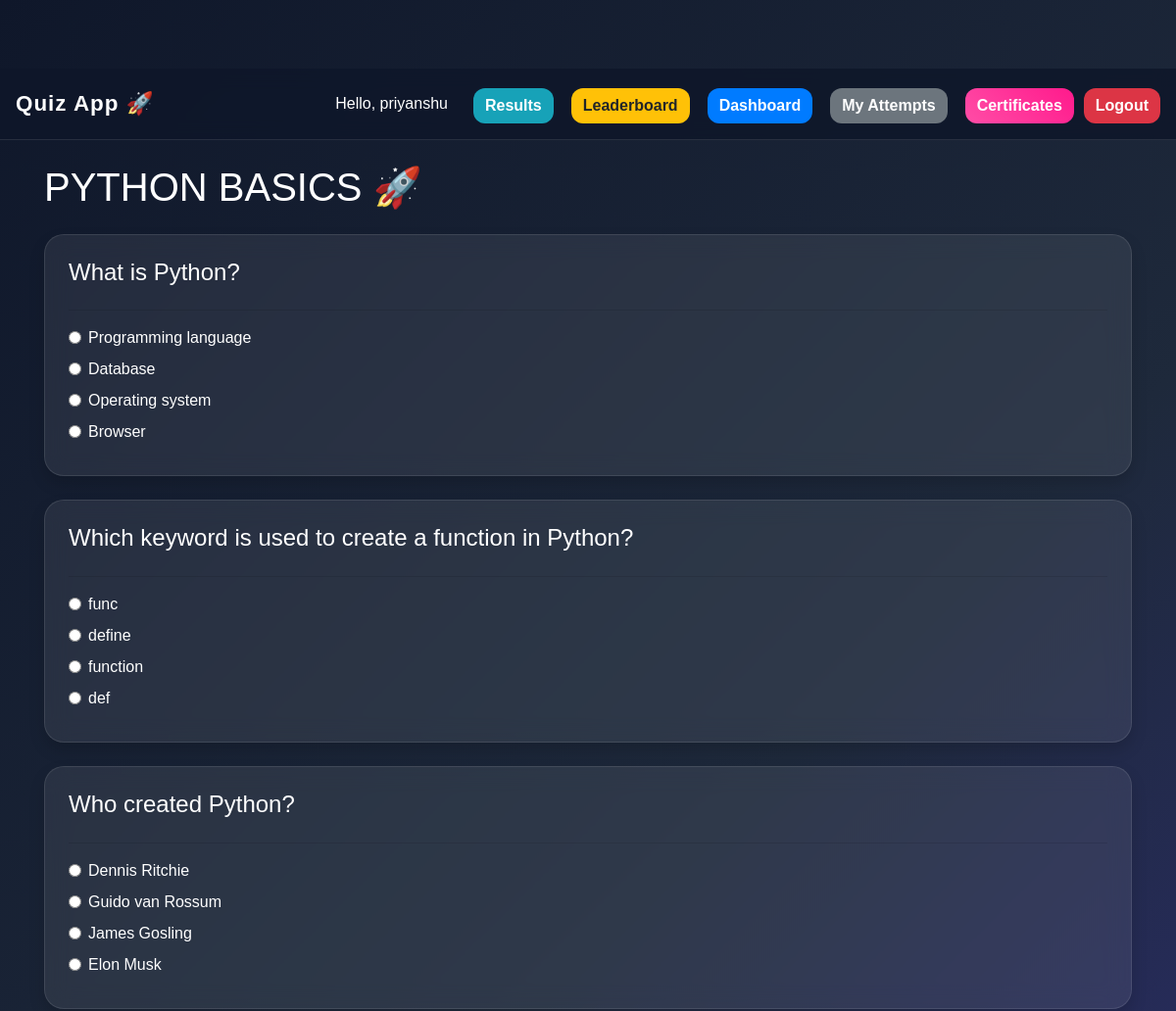
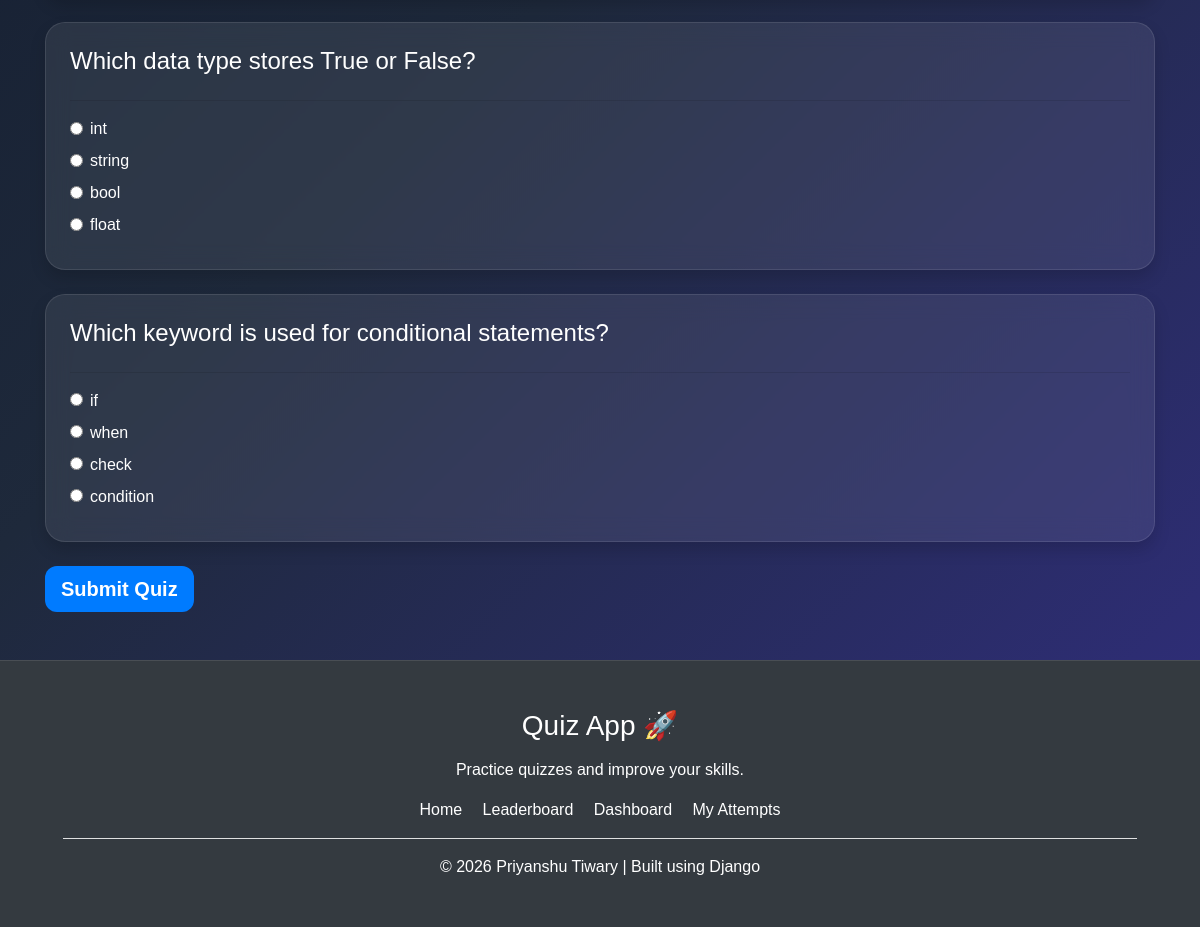
The page /quiz/3/ (signed in) on the database its author committed (2 pictures, top to bottom).
### core/models.py (models this page shows, shortened)
class Quiz(models.Model):
    title = models.CharField(max_length=200)
    category = models.ForeignKey(
        Category,
        on_delete=models.CASCADE
    )
    created_at = models.DateTimeField(
        auto_now_add=True
    )

class Question(models.Model):
    quiz = models.ForeignKey(
        Quiz,
        on_delete=models.CASCADE
    )
    text = models.TextField()

class Option(models.Model):
    question = models.ForeignKey(
        Question,
        on_delete=models.CASCADE,
        related_name='options'
    )
    text = models.CharField(max_length=255)
    is_correct = models.BooleanField(
        default=False
    )

### core/views.py (the view, shortened to what this page needs)
@login_required
def quiz_page(request, quiz_id):
    quiz = Quiz.objects.get(
        id=quiz_id
    )
    questions = Question.objects.filter(
        quiz=quiz
    )
    score = 0
    context = {
        'quiz': quiz,
        'questions': questions
    }
    return render(
        request,
        'core/quiz_page.html',
        context
    )

### templates/core/quiz_page.html (shortened to what this page needs)
{% extends 'core/base.html' %}
{% block content %}
<h1 class="mb-4">
    {{ quiz.title }} 🚀
</h1>
<form method="POST">
    {% for question in questions %}
    <div class="card p-4 mb-4 shadow">
        <h4>
            {{ question.text }}
        </h4>
        <hr>
        {% for option in question.options.all %}
    <div class="form-check mb-2">
      <input
        class="form-check-input"
        type="radio"
        name="question_{{ question.id }}"
        value="{{ option.id }}"
      >
            <label class="form-check-label">
                {{ option.text }}
            </label>
        </div>
        {% endfor %}
    </div>
    {% endfor %}
    <button class="btn btn-primary btn-lg">
        Submit Quiz
    </button>
</form>
{% endblock %}

### templates/core/base.html (shortened to what this page needs)
{% load static %}
<!DOCTYPE html>
<html lang="en">
<head>
    <link
        rel="stylesheet"
        href="https://stackpath.bootstrapcdn.com/bootstrap/4.5.2/css/bootstrap.min.css"
    >
    <link
        rel="stylesheet"
        href="{% static 'css/style.css' %}"
    >
</head>
<body>
<nav class="navbar navbar-dark bg-dark px-3">
    <a
        class="navbar-brand text-white"
        href="{% url 'home' %}"
    >
        Quiz App 🚀
    </a>
<div class="navbar-buttons">
        {% if user.is_authenticated %}
            <span class="text-white mr-3">
                Hello, {{ user.username }}
            </span>
            <a
                href="{% url 'result_history' %}"
                class="btn btn-info mr-2"
            >
                Results
            </a>
            <a
                href="{% url 'leaderboard' %}"
                class="btn btn-warning mr-2"
            >
                Leaderboard
            </a>
            <a
                href="{% url 'dashboard' %}"
                class="btn btn-primary mr-2"
            >
                Dashboard
            </a>
            <a
                href="{% url 'my_attempts' %}"
                class="btn btn-secondary mr-2"
            >
                My Attempts
            </a>
            <a
                href="{% url 'my_certificates' %}"
                class="btn btn-certificate"
            >
                Certificates
            </a>
            <a
                href="{% url 'logout' %}"
                class="btn btn-danger"
            >
                Logout
            </a>
        {% endif %}
    </div>
</nav>
<div class="container mt-4">
    {% block content %}
    {% endblock %}
</div>
<footer class="bg-dark text-white mt-5 p-5">
    <div class="container text-center">
        <h3 class="mb-3">
            Quiz App 🚀
        </h3>
        <p>
            Practice quizzes and improve your skills.
        </p>
        <div class="mt-3">
            <a
                href="{% url 'home' %}"
                class="text-white mr-3"
            >
                Home
            </a>
            <a
                href="{% url 'leaderboard' %}"
                class="text-white mr-3"
            >
                Leaderboard
            </a>
            <a
                href="{% url 'dashboard' %}"
                class="text-white mr-3"
            >
                Dashboard
            </a>
            <a
                href="{% url 'my_attempts' %}"
                class="text-white"
            >
                My Attempts
            </a>
        </div>
        <hr class="bg-light">
        <p class="mb-0">
            © 2026 Priyanshu Tiwary | Built using Django
        </p>
    </div>
</footer>
</body>
</html>

### static/css/style.css (style rules this page uses)
body { padding-top: 70px; background: linear-gradient( 135deg, #0f172a, #1e293b, #312e81 ); min-height: 100vh; color: white; font-family: Arial, sans-serif; }
html { scroll-behavior: smooth; }
.navbar { padding: 14px 25px; background: rgba(15, 23, 42, 0.85) !important; backdrop-filter: blur(10px); border-bottom: 1px solid rgba(255,255,255,0.1); }
.navbar-brand { font-weight: bold; font-size: 1.4rem; letter-spacing: 1px; }
.navbar-buttons { display: flex; align-items: center; gap: 10px; flex-wrap: wrap; }
.btn { border: none; border-radius: 12px; font-weight: 600; transition: all 0.3s ease; }
.navbar .btn { margin-top: 5px; }
.btn-certificate { background: linear-gradient( 45deg, #ff4da6, #ff1a8c ); color: white; border: none; }
.card { background: rgba(255,255,255,0.08); backdrop-filter: blur(12px); border: 1px solid rgba(255,255,255,0.1); border-radius: 20px; box-shadow: 0 8px 30px rgba(0,0,0,0.3); color: white; transition: all 0.3s ease; }
footer { background: rgba(15,23,42,0.9) !important; backdrop-filter: blur(10px); border-top: 1px solid rgba(255,255,255,0.1); }

### rows shown on the page
Quiz: title "PYTHON BASICS"
Question: text "What is Python?"
Option: text "Programming language"
Option: text "Database"
Option: text "Operating system"
Option: text "Browser"
Question: text "Which keyword is used to create a function in Python?"
Option: text "func"
Option: text "define"
Option: text "function"
Option: text "def"
Question: text "Who created Python?"
Option: text "Dennis Ritchie"
Option: text "Guido van Rossum"
Option: text "James Gosling"
Option: text "Elon Musk"
Question: text "Which data type stores True or False?"
Option: text "int"
Option: text "string"
Option: text "bool"
Option: text "float"
Question: text "Which keyword is used for conditional statements?"
Option: text "if"
Option: text "when"
Option: text "check"
Option: text "condition"

### other values the page prints
{{ user.username }} "priyanshu"
